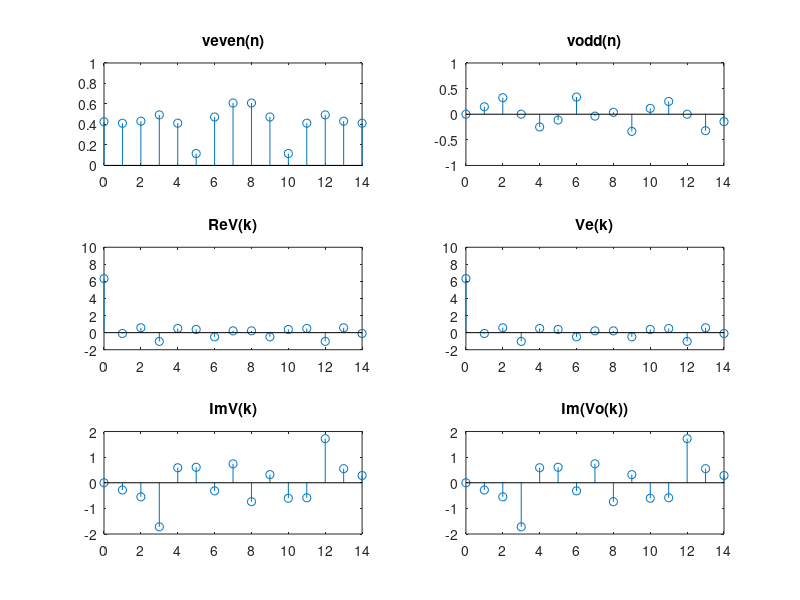

Recreate this plot in MATLAB.
clear;clc;clf;
N=15;nn=0:(N-1);kk=nn;
v=rand(1,N);
V=fft(v,N);
vfold=[v(1) v(N:-1:2)];
veven=0.5*(v+vfold);
vodd=0.5*(v-vfold);
Veven=fft(veven,N);
Vodd=fft(vodd,N);
subplot(321), stem(nn,veven);
title('veven(n)');
axis([0 N-1 0 1]);
subplot(322), stem(nn,vodd);
title('vodd(n)');
axis([0 N-1 -1 1]);
subplot(323), stem(kk,real(V));
title('ReV(k)');
axis([0 N-1 -2 10]);
subplot(324), stem(kk,Veven);
title('Ve(k)');
axis([0 N-1 -2 10]);
subplot(325), stem(kk,imag(V));
title('ImV(k)');
axis([0 N-1 -2 2]);
subplot(326), stem(kk,imag(Vodd));
title('Im(Vo(k))');
axis([0 N-1 -2 2]);
